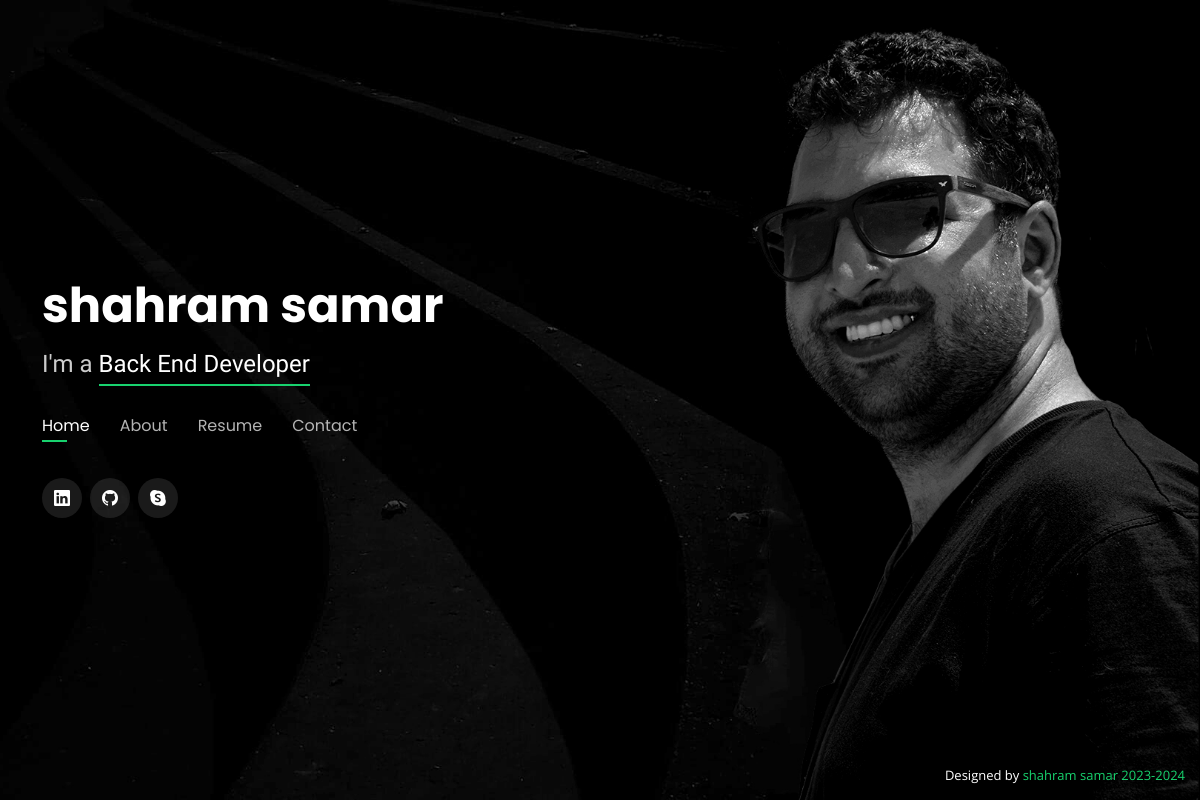
The page / on the database its author committed.
### website/models.py (models this page shows, shortened)
class BasicInformationModel(models.Model):
        first_name = models.CharField(max_length=255)
        last_name = models.CharField(max_length=255)
        job_title = models.CharField(max_length=255)
        image = models.ImageField(upload_to='image',default='image/user.jpeg')
        birthday = models.DateField(blank=True, null=True)
        about_me = models.TextField()
        age = models.PositiveIntegerField()
        email = models.EmailField()
        phone_number = models.CharField(max_length=255)
        location = models.CharField(max_length=255)
        language = models.CharField(max_length=255)
        freelance = models.CharField(max_length=255, choices=FREELANCER_CHOICES,default='Unavailable')
        website = models.CharField(max_length=255)
        entertainment = models.CharField(max_length=255)
        degree = models.CharField(max_length=12, choices=DEGREE_CHOICES)
        summary = models.TextField()
        created_date = models.DateTimeField(auto_now_add =True)
        updated_date = models.DateTimeField(auto_now=True)
        class Meta :
                ordering = ['created_date']

### website/views.py (the view)
# urls.py: path('', index_view, name='index'),
def index_view(request):
    Experience = ProfessionalExperienceModel.objects.all()
    Education = EducationModel.objects.all()
    skills = SkillModel.objects.all()
    personality  = BasicInformationModel.objects.all()
    if request.method =='POST':
        form = ContactForm(request.POST)
        if form.is_valid():
            form.save()
    form = ContactForm()
    context = {"form":form,
               'personality':personality,
               'skills':skills,
               'Education':Education,
               'Experience':Experience}
    return render(request, 'website/index.html', context)

### templates/website/index.html (shortened to what this page needs)
{% extends "website/base.html" %}{% load static %}{% block content %}
<!DOCTYPE html>
<html lang="en">
<body>
  <header id="header">
    <div class="container">
{% for person in personality %}
      <h1><a href="{% url "website:index"%}">{{person.first_name}} {{person.last_name}}</a></h1>
      <h2>I'm a <span>{{person.job_title}}</span></h2>
      <nav id="navbar" class="navbar">
        <ul>
          <li><a class="nav-link active" href="#header">Home</a></li>
          <li><a class="nav-link" href="#about">About</a></li>
          <li><a class="nav-link" href="#resume">Resume</a></li>
          <li><a class="nav-link" href="#contact">Contact</a></li>
        </ul>
      </nav>
      <div class="social-links">
        <a href="https://www.linkedin.com/in/shahram-samar" class="linkedin"><i class="bi bi-linkedin"></i></a>
        <a href="https://github.com/shahramsamar" class="Git"><i class="bi-github"></i></a>
        <a href="https://join.skype.com/invite/Hp2xTvzo7Dd7" class="skype"><i class="bi bi-skype"></i></a>
      </div>
    </div>
  </header>
{% endfor %}
</html>
{% endblock content %}

### templates/website/base.html (shortened to what this page needs)
{% load static %}
<!DOCTYPE html>
<html lang="en">
{% for person in personality %}
<head>
  <link href="{% static "vendor/bootstrap/css/bootstrap.min.css" %}" rel="stylesheet">
  <link href="{% static "vendor/bootstrap-icons/bootstrap-icons.css" %}" rel="stylesheet">
  <link href="{% static "vendor/boxicons/css/boxicons.min.css" %}" rel="stylesheet">
  <link href="{% static "vendor/glightbox/css/glightbox.min.css" %}" rel="stylesheet">
  <link href="{% static "vendor/remixicon/remixicon.css" %}" rel="stylesheet">
  <link href="{% static "vendor/swiper/swiper-bundle.min.css" %}" rel="stylesheet">
  <link href="{% static "css/style.css" %}" rel="stylesheet">
  </head>
  {% block content %}
  {% endblock content %}
<div class="credits">
    Designed by <a href="#">{{person.first_name}} {{person.last_name}} 2023-2024</a>
  </div>
{% endfor%}

### static/css/style.css (style rules this page uses)
body { font-family: "Open Sans", sans-serif; background-color: #040404; color: #fff; position: relative; background: transparent; }
body::before { content: ""; position: fixed; background: #040404 url("../img/bg.jpg") top right no-repeat; background-size: cover; left: 0; right: 0; top: 0; height: 100vh; z-index: -1; }
@media (min-width: 1024px) { body::before { background-attachment: fixed; } }
a { color: #18d26e; text-decoration: none; }
h1, h2, h3, h4, h5, h6 { font-family: "Raleway", sans-serif; }
#header { transition: ease-in-out 0.3s; position: relative; height: 100vh; display: flex; align-items: center; z-index: 997; overflow-y: auto; }
#header * { transition: ease-in-out 0.3s; }
#header h1 { font-size: 48px; margin: 0; padding: 0; line-height: 1; font-weight: 700; font-family: "Poppins", sans-serif; }
#header h1 a, #header h1 a:hover { color: #fff; line-height: 1; display: inline-block; }
#header h2 { font-size: 24px; margin-top: 20px; color: rgba(255, 255, 255, 0.8); }
#header h2 span { color: #fff; border-bottom: 2px solid #18d26e; padding-bottom: 6px; }
#header .social-links { margin-top: 40px; display: flex; }
#header .social-links a { font-size: 16px; display: flex; justify-content: center; align-items: center; background: rgba(255, 255, 255, 0.1); color: #fff; line-height: 1; margin-right: 8px; border-radius: 50%; width: 40px; height: 40px; }
.navbar { padding: 0; margin-top: 35px; }
.navbar ul { margin: 0; padding: 0; display: flex; list-style: none; align-items: center; }
.navbar li { position: relative; }
.navbar li+li { margin-left: 30px; }
.navbar a, .navbar a:focus { display: flex; align-items: center; justify-content: space-between; padding: 0; font-family: "Poppins", sans-serif; font-size: 16px; font-weight: 400; color: rgba(255, 255, 255, 0.7); white-space: nowrap; transition: 0.3s; }
.navbar a:before { content: ""; position: absolute; width: 0; height: 2px; bottom: -4px; left: 0; background-color: #18d26e; visibility: hidden; width: 0px; transition: all 0.3s ease-in-out 0s; }
.navbar a:hover:before, .navbar li:hover>a:before, .navbar .active:before { visibility: visible; width: 25px; }
.navbar a:hover, .navbar .active, .navbar .active:focus, .navbar li:hover>a { color: #fff; }
.credits { position: fixed; right: 0; left: 0; bottom: 0; padding: 15px; text-align: right; font-size: 13px; color: #fff; z-index: 999999; }
.credits a { color: #18d26e; transition: 0.3s; }

### rows shown on the page
BasicInformationModel: first_name "shahram", last_name "samar", job_title "Back End Developer"
